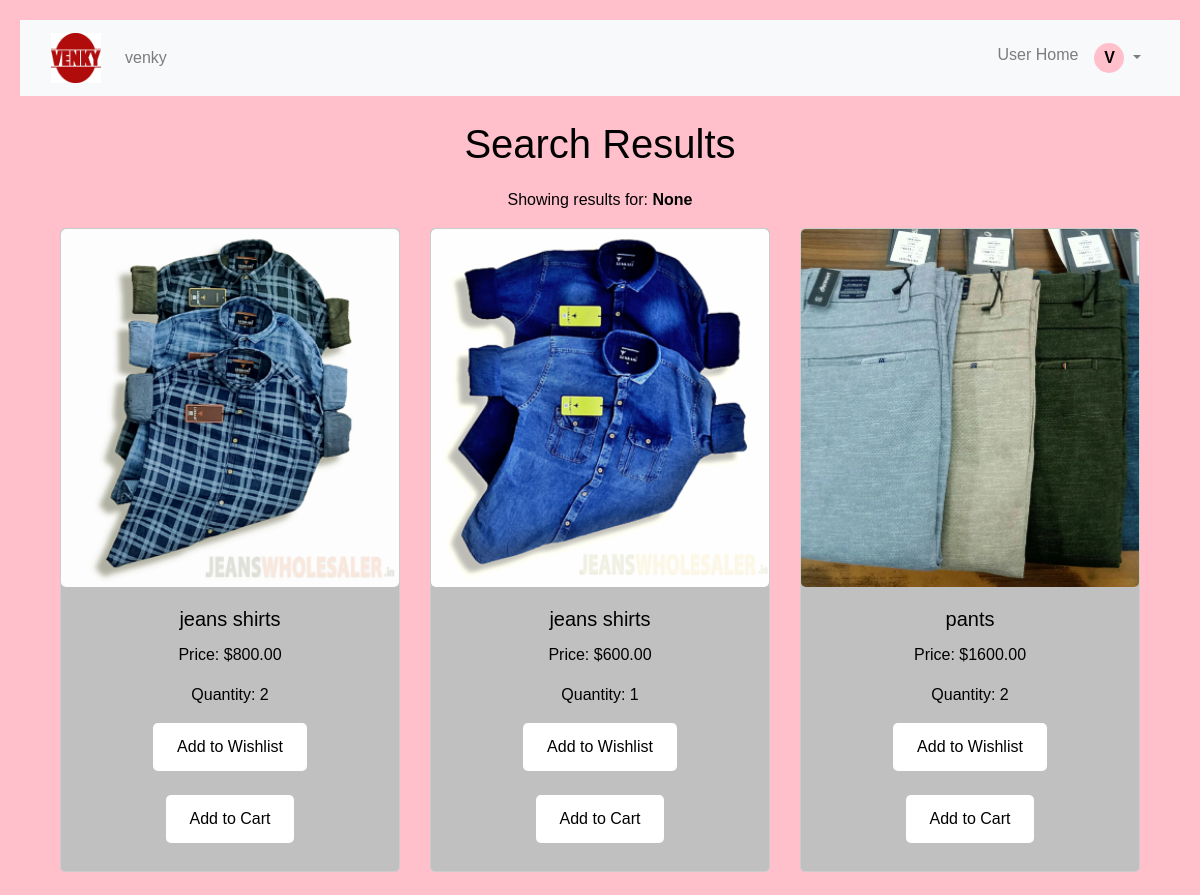
/product/search/ (signed in, upper part), run on an earlier commit of the app's database.
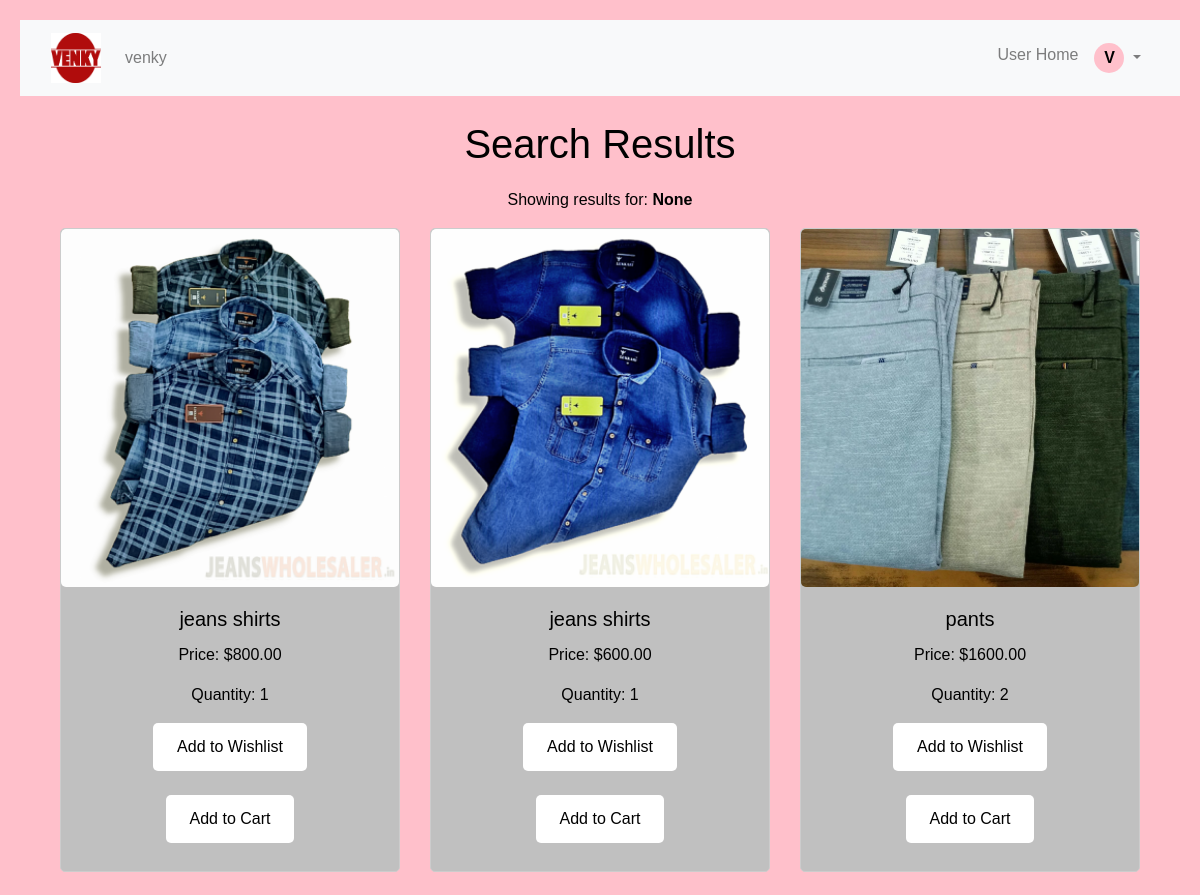
And on a later commit of the database.
### Credentialsapp/models.py (models this page shows, shortened)
class Product(models.Model):
    dealer = models.ForeignKey(User, on_delete=models.CASCADE, blank=True, null=True, related_name='products')
    name = models.CharField(max_length=100)
    country = models.CharField(max_length=100)
    quantity = models.PositiveIntegerField(default=0)
    price = models.DecimalField(max_digits=10, decimal_places=2)
    image = models.ImageField(upload_to='product_images/', blank=True, null=True)
    created_at = models.DateTimeField(default=timezone.now)
    category = models.ForeignKey(Category, on_delete=models.CASCADE, null=True, blank=True)

### Credentialsapp/views.py (the view)
# urls.py: path('product/search/', views.product_search, name='product_search'),
@login_required
def product_search(request):
    query = request.GET.get('query')
    if query:
        products = Product.objects.filter(name__icontains=query) | Product.objects.filter(category__name__icontains=query)
        highlighted_products = []
        for product in products:
            product_name = product.name
            highlighted_text = product_name.replace(query, f'<span style="background-color: yellow;">{query}</span>')
            highlighted_products.append({
                'product': product,
                'highlighted_name': mark_safe(highlighted_text),
                'highlighted_category': None,  # Placeholder for highlighted category
                'related_products': product.category.product_set.exclude(id=product.id)[:3] if product.category else []
            })
    else:
        products = Product.objects.all()
        highlighted_products = [{
            'product': product,
            'highlighted_name': product.name,
            'highlighted_category': None,
            'related_products': []
        } for product in products]
    context = {
        'highlighted_products': highlighted_products,
        'query': query
    }
    return render(request, 'search_results.html', context)

### Credentialsapp/templates/search_results.html (shortened to what this page needs)
{% extends 'base.html' %}
{% block content %}
<div class="container mt-4">
    <h1>Search Results</h1>
    <p>Showing results for: <strong>{{ query }}</strong></p>
    {% if highlighted_products %}
        <div class="row">
            {% for item in highlighted_products %}
                {% with product=item.product %}
                    <div class="col-md-4 mb-4">
                        <div class="card h-100">
                            <img class="card-img-top" src="{% if product.image %}{{ product.image.url }}{% else %}path_to_placeholder_image{% endif %}" alt="Product Image">
                            <div class="card-body">
                                <h5 class="card-title">{{ item.highlighted_name|safe }}</h5>
                                <p class="card-text">Price: ${{ product.price }}</p>
                                <p class="card-text">Quantity: {{ product.quantity }}</p>
                                <form method="post" action="{% url 'add_to_wishlist' product.id %}">
                                    <button type="submit" class="btn btn-success">Add to Wishlist</button>
                                </form>
                                <br>
                                <form method="post" action="{% url 'add_to_cart' product.id %}" class="mb-2">
                                    <button type="submit" class="btn btn-primary btn-sm">Add to Cart</button>
                                </form>
                            </div>
                        </div>
                    </div>
                {% endwith %}
            {% endfor %}
        </div>
    {% else %}
        <p>No results found.</p>
    {% endif %}
</div>
{% endblock %}

What changed in the data, as far as the page shows it:
changed Product (number 1 of 3 on the later page): product.quantity "2" → "1"
